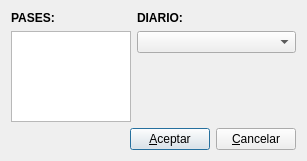
<ui version="4.0" >
 <author>José Manuel Díez Botella</author>
 <class>asignadiario</class>
 <widget class="QDialog" name="asignadiario" >
  <property name="geometry" >
   <rect>
    <x>0</x>
    <y>0</y>
    <width>307</width>
    <height>161</height>
   </rect>
  </property>
  <property name="windowTitle" >
   <string>Asignar diario a pases</string>
  </property>
  <layout class="QGridLayout" name="gridLayout" >
   <item row="0" column="0" >
    <layout class="QVBoxLayout" name="verticalLayout" >
     <item>
      <widget class="QLabel" name="textLabel1" >
       <property name="maximumSize" >
        <size>
         <width>110</width>
         <height>32767</height>
        </size>
       </property>
       <property name="frameShape" >
        <enum>QFrame::NoFrame</enum>
       </property>
       <property name="frameShadow" >
        <enum>QFrame::Plain</enum>
       </property>
       <property name="text" >
        <string>&lt;!DOCTYPE HTML PUBLIC "-//W3C//DTD HTML 4.0//EN" "http://www.w3.org/TR/REC-html40/strict.dtd">
&lt;html>&lt;head>&lt;meta name="qrichtext" content="1" />&lt;style type="text/css">
p, li { white-space: pre-wrap; }
&lt;/style>&lt;/head>&lt;body style=" font-family:'DejaVu Sans'; font-size:9pt; font-weight:400; font-style:normal;">
&lt;p style=" margin-top:0px; margin-bottom:0px; margin-left:0px; margin-right:0px; -qt-block-indent:0; text-indent:0px;">&lt;span style=" font-weight:600;">PASES:&lt;/span>&lt;/p>&lt;/body>&lt;/html></string>
       </property>
       <property name="alignment" >
        <set>Qt::AlignLeading|Qt::AlignLeft|Qt::AlignTop</set>
       </property>
       <property name="wordWrap" >
        <bool>false</bool>
       </property>
      </widget>
     </item>
     <item>
      <widget class="QListWidget" name="listWidget" >
       <property name="sizePolicy" >
        <sizepolicy vsizetype="Expanding" hsizetype="Preferred" >
         <horstretch>0</horstretch>
         <verstretch>0</verstretch>
        </sizepolicy>
       </property>
       <property name="maximumSize" >
        <size>
         <width>120</width>
         <height>16777215</height>
        </size>
       </property>
       <property name="editTriggers" >
        <set>QAbstractItemView::NoEditTriggers</set>
       </property>
      </widget>
     </item>
    </layout>
   </item>
   <item row="0" column="1" >
    <layout class="QVBoxLayout" name="verticalLayout_2" >
     <item>
      <widget class="QLabel" name="textLabel2" >
       <property name="sizePolicy" >
        <sizepolicy vsizetype="Preferred" hsizetype="MinimumExpanding" >
         <horstretch>0</horstretch>
         <verstretch>0</verstretch>
        </sizepolicy>
       </property>
       <property name="text" >
        <string>&lt;b>DIARIO:&lt;/b></string>
       </property>
       <property name="wordWrap" >
        <bool>false</bool>
       </property>
      </widget>
     </item>
     <item>
      <widget class="QComboBox" name="diariocomboBox" >
       <property name="sizePolicy" >
        <sizepolicy vsizetype="Fixed" hsizetype="MinimumExpanding" >
         <horstretch>0</horstretch>
         <verstretch>0</verstretch>
        </sizepolicy>
       </property>
      </widget>
     </item>
     <item>
      <spacer name="verticalSpacer" >
       <property name="orientation" >
        <enum>Qt::Vertical</enum>
       </property>
       <property name="sizeHint" stdset="0" >
        <size>
         <width>20</width>
         <height>40</height>
        </size>
       </property>
      </spacer>
     </item>
    </layout>
   </item>
   <item row="1" column="0" colspan="2" >
    <layout class="QHBoxLayout" >
     <property name="spacing" >
      <number>6</number>
     </property>
     <property name="margin" >
      <number>0</number>
     </property>
     <item>
      <spacer>
       <property name="orientation" >
        <enum>Qt::Horizontal</enum>
       </property>
       <property name="sizeType" >
        <enum>QSizePolicy::Expanding</enum>
       </property>
       <property name="sizeHint" stdset="0" >
        <size>
         <width>81</width>
         <height>20</height>
        </size>
       </property>
      </spacer>
     </item>
     <item>
      <widget class="QPushButton" name="aceptarpushButton" >
       <property name="text" >
        <string>&amp;Aceptar</string>
       </property>
       <property name="icon" >
        <iconset resource="libroK.qrc" >
         <normaloff>:/images/librok-42.png</normaloff>:/images/librok-42.png</iconset>
       </property>
       <property name="shortcut" >
        <string>Alt+A</string>
       </property>
      </widget>
     </item>
     <item>
      <widget class="QPushButton" name="pushButton2" >
       <property name="text" >
        <string>&amp;Cancelar</string>
       </property>
       <property name="icon" >
        <iconset resource="libroK.qrc" >
         <normaloff>:/images/librok-7.png</normaloff>:/images/librok-7.png</iconset>
       </property>
       <property name="shortcut" >
        <string>Alt+C</string>
       </property>
      </widget>
     </item>
    </layout>
   </item>
  </layout>
 </widget>
 <layoutdefault spacing="6" margin="11" />
 <resources>
  <include location="libroK.qrc" />
 </resources>
 <connections>
  <connection>
   <sender>pushButton2</sender>
   <signal>clicked()</signal>
   <receiver>asignadiario</receiver>
   <slot>reject()</slot>
   <hints>
    <hint type="sourcelabel" >
     <x>20</x>
     <y>20</y>
    </hint>
    <hint type="destinationlabel" >
     <x>20</x>
     <y>20</y>
    </hint>
   </hints>
  </connection>
 </connections>
</ui>
